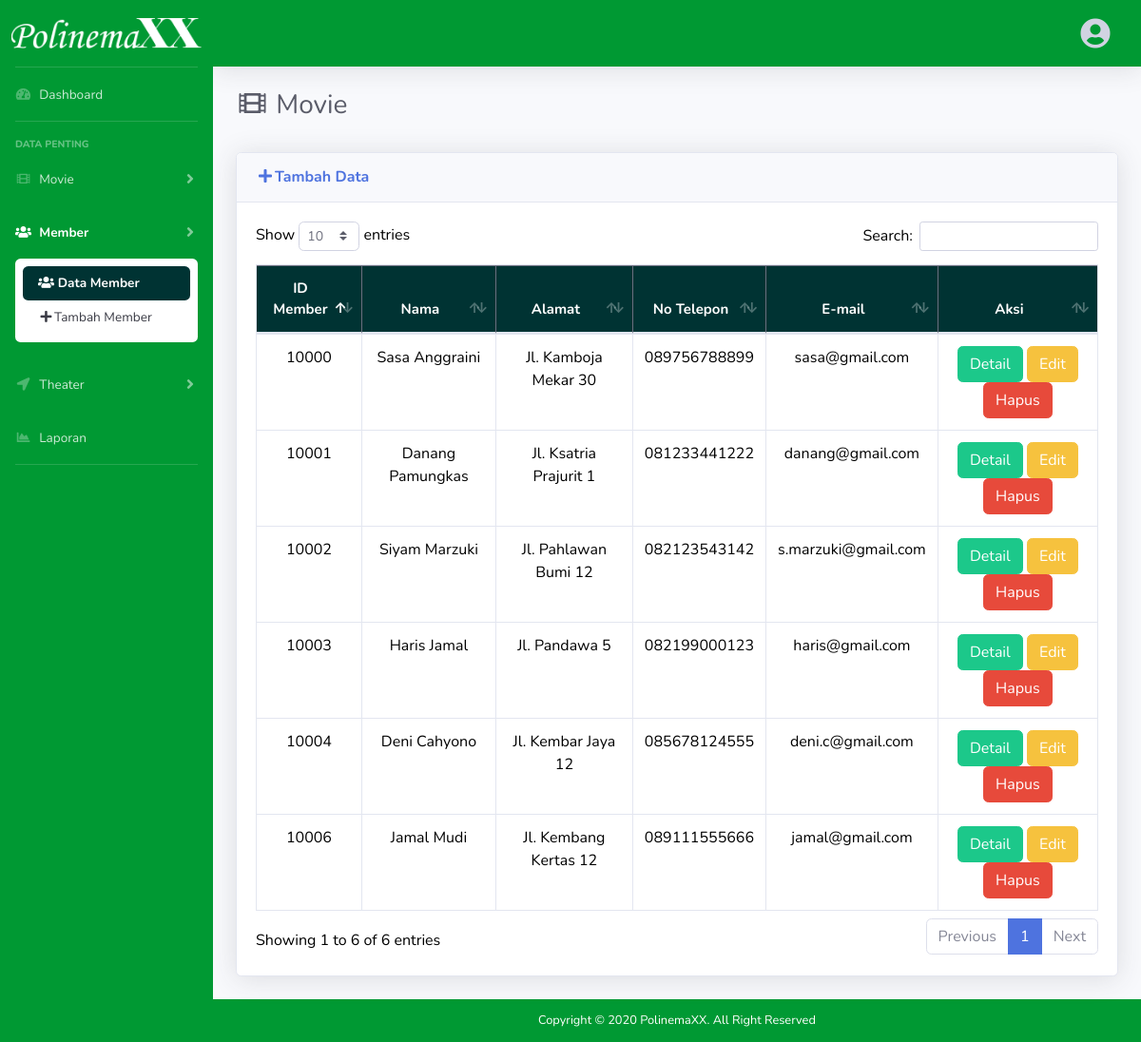
The app's page /index.php/admin/member, older data.
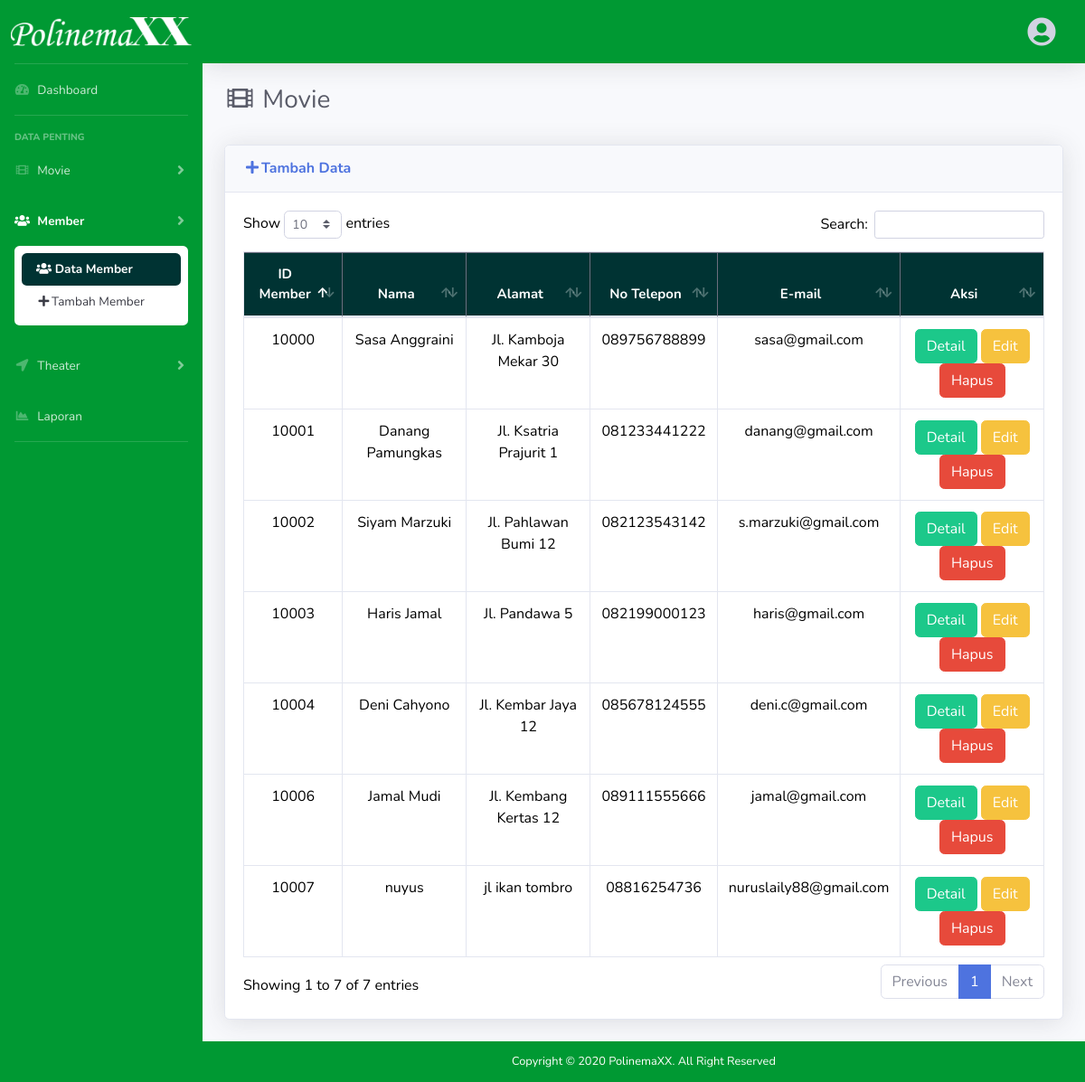
The same page, newer data.
### tables this page shows
CREATE TABLE `user` (
  `id_user` int(5) NOT NULL,
  `nama` varchar(20) NOT NULL,
  `alamat` varchar(30) NOT NULL,
  `nohp` varchar(12) NOT NULL,
  `email` varchar(30) NOT NULL,
  `password` varchar(20) NOT NULL
);

### application/controllers/admin.php (called while the page is built, shortened)
<?php
class admin extends CI_Controller {
	public function __construct()
	{
		$this->load->model('polinemaxx_model');
	}
	public function member()
	{
		$data = array(
            'title' => 'Polinemaxx | Data Member',
            'member' => $this->polinemaxx_model->datatabelsMember()
        );
		$this->load->view('polinemaxx/admin/member', $data);
	}
}
?>

### index.php (called while the page is built, shortened)
<?php
require_once BASEPATH.'core/CodeIgniter.php';

### application/models/polinemaxx_model.php (called while the page is built, shortened)
<?php
class polinemaxx_model extends CI_Model {
    public function datatabelsMember()
    {
        $query = $this->db->order_by('id_user','DESC')->get('user');
        return $query->result_array();
    }
}
?>

### application/views/polinemaxx/admin/member.php (the view, shortened to what the changed rows need)
<!DOCTYPE html>
<html lang="en">
<head>
  <link href="<?php echo base_url('assets/admin/vendor/fontawesome-free/css/all.min.css');?>" rel="stylesheet" type="text/css">
  <link href="<?php echo base_url('assets/admin/css/sb-admin-2.css');?>" rel="stylesheet">
  <link href="<?php echo base_url('assets/admin/vendor/datatables/dataTables.bootstrap4.min.css');?>" rel="stylesheet">
</head>
<body id="page-top">
  <div id="wrapper">
    <div id="content-wrapper" class="d-flex flex-column">
      <div id="content">
        <div class="container-fluid">
          <h1 class="h3 mb-2 text-gray-800"><i class="fas fa-fw fa-film"></i> Movie</h1><br>
          <div class="card shadow mb-4">
        <div class="card-body">
              <div class="table-responsive">
                <table class="table table-bordered table-hover" id="dataTable" width="100%" cellspacing="0" style="color: black">
                  <thead class="table-dark bg-green-dark text-white" align="center" style="font-size: 15px">
                    <tr>
                      <th>ID Member</th>
                      <th>Nama</th>
                      <th>Alamat</th>
                      <th>No Telepon</th>
                      <th>E-mail</th>
                      <th>Aksi</th>
                    </tr>
                  </thead>
                  <tbody align="center">
                  <?php
                    foreach($member as $m){?>
                    <tr>
                      <td><?= $m['id_user']; ?></td>
                      <td><?= $m['nama']; ?></td>
                      <td><?= $m['alamat']; ?></td>
                      <td><?= $m['nohp']; ?></td>
                      <td><?= $m['email']; ?></td>
                      <td><a class="btn btn-success" href="<?php echo base_url(); ?>admin/detailMember/<?= $m['id_user'];?>">Detail</a>
                        <a class="btn btn-warning" href="<?php echo base_url(); ?>admin/editMember/<?= $m['id_user'];?>"> Edit</a>
                          <a class="btn btn-danger" href="<?php echo base_url(); ?>admin/hapusMember/<?= $m['id_user'];?>"> Hapus</a></td>
                    </tr>
                    <?php } ?>
                  </tbody>
                </table>
              </div>
            </div>
        </div>
      </div>
    </div>
  </div>
</body>
</html>

Row changes from the older to the newer data that the page shows:
added user: id_user "10007", nama "nuyus", alamat "jl ikan tombro", nohp "08816254736", email "nuruslaily88@gmail.com"
Text that changed along with them:
text written by a page script: "Show entries Search: Showing 1 to 6 of 6 entries Previous 1 Next" → "Show entries Search: Showing 1 to 7 of 7 entries Previous 1 Next"
